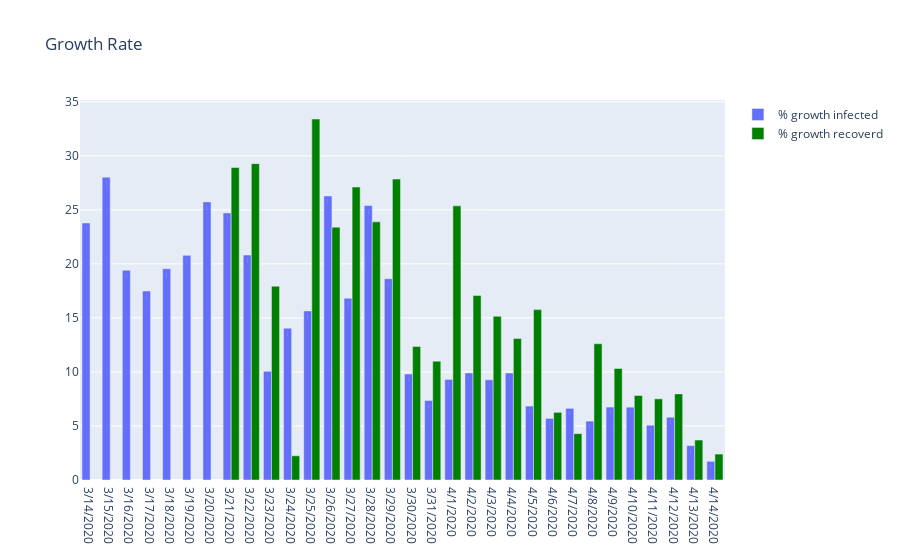

The code cell stored with this chart in its notebook:
### Code cell
df_growth_belgium_severe = df_growth_belgium[['date', 'daily_infected', 'infected', 'daily_deceased', 'deceased', 'icu', 'capacity_icu', 'hospitalized', 'released']][13:]
fig_bar_growth = go.Figure()
fig.update_yaxes(range=[0, 100])
fig_bar_growth.layout={'title': 'Growth Rate'}
fig_bar_growth.add_trace(go.Bar(x=df_growth_belgium_severe['date'], y=df_growth_belgium_severe['infected'], name='% growth infected', text=df_growth_belgium_severe['infected'], textposition='auto'))
fig_bar_growth.add_trace(go.Bar(x=df_growth_belgium_severe['date'], y=df_growth_belgium_severe['released'], name='% growth recoverd', marker={'color':'green'}))

### Figure 1 — Plotly figure (JSON) as saved in the notebook; plotly's stock layout.template omitted (floating-point values rounded to 4 significant figures)
{"data": [{"name": "% growth infected", "text": ["23.79%", "28.03%", "19.41%", "17.49%", "19.55%", "20.79%", "25.74%", "24.72%", "20.82%", "10.06%", "14.05%", "15.65%", "26.29%", "16.82%", "25.40%", "18.63%", "9.81%", "7.36%", "9.31%", "9.91%", "9.27%", "9.90%", "6.84%", "5.70%", "6.63%", "5.45%", "6.75%", "6.74%", "5.07%", "5.81%", "3.18%", "1.73%"], "textposition": "auto", "type": "bar", "x": ["3/14/2020", "3/15/2020", "3/16/2020", "3/17/2020", "3/18/2020", "3/19/2020", "3/20/2020", "3/21/2020", "3/22/2020", "3/23/2020", "3/24/2020", "3/25/2020", "3/26/2020", "3/27/2020", "3/28/2020", "3/29/2020", "3/30/2020", "3/31/2020", "4/1/2020", "4/2/2020", "4/3/2020", "4/4/2020", "4/5/2020", "4/6/2020", "4/7/2020", "4/8/2020", "4/9/2020", "4/10/2020", "4/11/2020", "4/12/2020", "4/13/2020", "4/14/2020"], "y": ["23.79%", "28.03%", "19.41%", "17.49%", "19.55%", "20.79%", "25.74%", "24.72%", "20.82%", "10.06%", "14.05%", "15.65%", "26.29%", "16.82%", "25.40%", "18.63%", "9.81%", "7.36%", "9.31%", "9.91%", "9.27%", "9.90%", "6.84%", "5.70%", "6.63%", "5.45%", "6.75%", "6.74%", "5.07%", "5.81%", "3.18%", "1.73%"]}, {"marker": {"color": "green"}, "name": "% growth recoverd", "type": "bar", "x": ["3/14/2020", "3/15/2020", "3/16/2020", "3/17/2020", "3/18/2020", "3/19/2020", "3/20/2020", "3/21/2020", "3/22/2020", "3/23/2020", "3/24/2020", "3/25/2020", "3/26/2020", "3/27/2020", "3/28/2020", "3/29/2020", "3/30/2020", "3/31/2020", "4/1/2020", "4/2/2020", "4/3/2020", "4/4/2020", "4/5/2020", "4/6/2020", "4/7/2020", "4/8/2020", "4/9/2020", "4/10/2020", "4/11/2020", "4/12/2020", "4/13/2020", "4/14/2020"], "y": [null, null, null, null, null, null, null, "28.92%", "29.28%", "17.94%", "2.24%", "33.41%", "23.40%", "27.11%", "23.89%", "27.85%", "12.36%", "11.00%", "25.37%", "17.08%", "15.15%", "13.09%", "15.77%", "6.26%", "4.29%", "12.61%", "10.32%", "7.82%", "7.51%", "7.97%", "3.70%", "2.40%"]}], "layout": {"title": {"text": "Growth Rate"}}}
